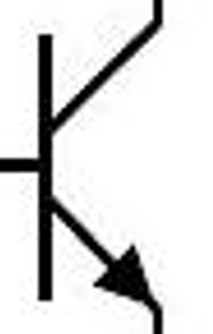
#> input picture image.png, 213 x 334 px
$ python cur_detect.py image.png
#> lines starting #> are read from the running program, lines starting #| are printed output that depends on the picture; after the words box and inside, x2 and y2 are one past the last pixel; in counts of white or black regions, pixels touching at a corner belong together
### bjt_detect.py
##########################################################
# 输入：图片路径
# 输出：字典，包含三个键值对
#       EC：发射极和集电极是垂直方向（Vertical）或水平方向（Horizontal）
#       Emitter：发射极的位置（Left/Right/Up/Down）
#       Collector：集电极的位置（Left/Right/Up/Down）
#       Base：基极的位置（Left/Right/Up/Down）
# 调用方法：python bjt_detect.py <image_path>
##########################################################
import queue

from PIL import Image, ImageDraw, ImageFont
import cv2
import numpy as np
import matplotlib.pyplot as plt
import sys

from EDAPublic.EDACV import CV_UP, CV_DOWN, CV_LEFT, CV_RIGHT
result = {'EC': None, 'Emitter': None, 'Collector': None, 'Base': None}
image_path = ''
binary_threshold = 175
def bfs_remove_zi(image):
    # 传入的是 image，其中，0表示前景，255表示背景，我们需要移除部分前景
    point_set = set()
    h, w = image.shape
    for i in range(h):
        for j in range(w):
            if image[i][j] == 0:
                point_set.add((i, j))
    # 随机选择一个点
    while len(point_set) > 0:
        start = point_set.pop()
        # 新建队列
        q = queue.Queue()
        q.put(start)
        record_to_edge = 0
        record_remove_point = set()
        record_remove_point.add(start)
        while not q.empty():
            cur = q.get()
            nex = [(cur[0] - 1, cur[1]), (cur[0] + 1, cur[1]), (cur[0], cur[1] - 1), (cur[0], cur[1] + 1)]
            for n in nex:
                if n in point_set:
                    q.put(n)
                    point_set.remove(n)
                    record_remove_point.add(n)
                elif n[0] < 0 or n[0] >= h or n[1] < 0 or n[1] >= w:
                    record_to_edge += 1
        if record_to_edge < 2:
            for p in record_remove_point:
                image[p[0]][p[1]] = 255
    return image


# 降维
# [4 lines left out: function convert_row, not called in this run]

def binarize_image(image_path, must_removezi=False):
    image = cv2.imread(image_path, cv2.IMREAD_GRAYSCALE) if isinstance(image_path, str) else cv2.cvtColor(image_path, cv2.COLOR_BGR2GRAY)
    _, binary_image = cv2.threshold(image, binary_threshold, 255, cv2.THRESH_BINARY)
    # cv2.imshow('binary_image_bjt_mos', binary_image)
    # 统计黑色占比，如果占比过小，就腐蚀
    if np.sum(binary_image == 0) / binary_image.size < 0.25 and not must_removezi:
        kernel = np.ones((5, 5), np.uint8)
        binary_image = cv2.erode(binary_image, kernel, iterations=1)
    # cv2.imshow('binary_image_bjt_mos', binary_image)
        binary_image = bfs_remove_zi(binary_image)
    # cv2.imshow('binary_image_bjt_mos', binary_image)
    # cv2.waitKey(0)
    return binary_image

# [165 lines left out: functions calculate_symmetry, calculate_centroid, calculate_column_ratios, calculate_row_ratios, plot_ratios, annotate_image and 1 more, not called in this run]

# [7 lines that do not run on import are left out]

### cur_detect.py
from PIL import Image, ImageDraw, ImageFont
import cv2
import numpy as np
import matplotlib.pyplot as plt
import sys
from EDAPublic.EDACV import CV_UP, CV_DOWN, CV_LEFT, CV_RIGHT
from bjt_detect import bfs_remove_zi

result = {'IO': None, 'In': None, 'Out': None}
image_path = ''
from bjt_detect import binarize_image
# 降维
# [4 lines left out: function convert_row, not called in this run]

# [5 lines of commented-out code are left out]

def calculate_symmetry(binary_image):
    h, w = binary_image.shape
    mid_w = w // 2
    mid_h = h // 2

    # 左右对称性
    left_half = binary_image[:, :mid_w]
    right_half = cv2.flip(binary_image[:, mid_w:], 1)
    if left_half.shape[1] != right_half.shape[1]:
        right_half = right_half[:, :left_half.shape[1]]

    lr_symmetry = np.sum(left_half == right_half) / left_half.size

    # 上下对称性
    top_half = binary_image[:mid_h, :]
    bottom_half = cv2.flip(binary_image[mid_h:, :], 0)
    if top_half.shape[0] != bottom_half.shape[0]:
        bottom_half = bottom_half[:top_half.shape[0], :]

    ud_symmetry = np.sum(top_half == bottom_half) / top_half.size

    return lr_symmetry, ud_symmetry

def calculate_centroid(binary_image):
    h, w = binary_image.shape
    # 黑色像素为1，白色像素为0
    black_pixels = 255 - binary_image
    M = cv2.moments(black_pixels, binaryImage=True)
    if M["m00"] != 0:
        cx = int(M["m10"] / M["m00"])
        cy = int(M["m01"] / M["m00"])
    else:
        cx, cy = w // 2, h // 2

    # 判断重心方向
    horizontal_bias = CV_LEFT if cx < w / 2 else CV_RIGHT
    vertical_bias = CV_UP if cy < h / 2 else CV_DOWN

    return horizontal_bias, vertical_bias

def calculate_column_ratios(binary_array):
    # 计算每列黑白像素的比例
    height, width = binary_array.shape
    black_ratios = np.sum(binary_array == 0, axis=0) / height
    white_ratios = np.sum(binary_array == 1, axis=0) / height
    return black_ratios, white_ratios

def calculate_row_ratios(binary_array):
    # 计算每行黑白像素的比例
    height, width = binary_array.shape
    black_ratios = np.sum(binary_array == 0, axis=1) / width
    white_ratios = np.sum(binary_array == 1, axis=1) / width
    return black_ratios, white_ratios

# [67 lines left out: functions plot_ratios, annotate_image, not called in this run]

def detect_cur(image_path):
    binary_image = binarize_image(image_path)
#> in binarize_image, image is the input picture: shape (334, 213); min 0, max 255, mean 221
#> in binarize_image, `_, binary_image = cv2.threshold(image, binary_threshold, 255, cv2.THRE..`:
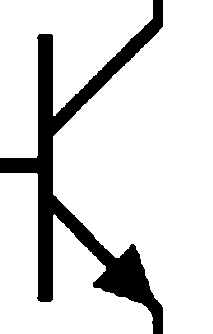
#> binary_image: shape (334, 213); 85.6% white; 1 black region, box (x1, y1, x2, y2) and area: (0, 0, 163, 334) 10252
#> in binarize_image, `binary_image = cv2.erode(binary_image, kernel, iterations=1)`:
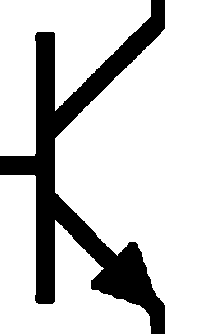
#> binary_image: shape (334, 213); 81.2% white; 1 black region, box (x1, y1, x2, y2) and area: (0, 0, 165, 334) 13396
    lr_symmetry, ud_symmetry = calculate_symmetry(binary_image)
#> in calculate_symmetry, `left_half = binary_image[:, :mid_w]`:
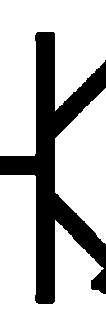
#> left_half: shape (334, 106); 74.9% white; 1 black region, box (x1, y1, x2, y2) and area: (0, 32, 106, 304) 8870
#> in calculate_symmetry, `right_half = cv2.flip(binary_image[:, mid_w:], 1)`:
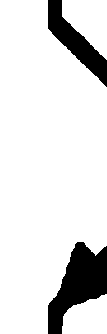
#> right_half: shape (334, 107); 87.3% white; 2 black regions, box (x1, y1, x2, y2) and area: (48, 242, 107, 334) 2809, (48, 0, 107, 87) 1717
#> in calculate_symmetry, `right_half = right_half[:, :left_half.shape[1]]`:
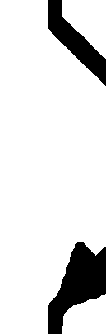
#> right_half: shape (334, 106); 87.4% white; 2 black regions, box (x1, y1, x2, y2) and area: (48, 242, 106, 334) 2761, (48, 0, 106, 86) 1690
#> in calculate_symmetry, `lr_symmetry = np.sum(left_half == right_half) / left_half.size`: lr_symmetry = 0.663
#> in calculate_symmetry, `top_half = binary_image[:mid_h, :]`:
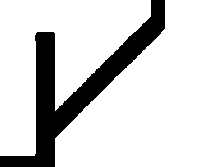
#> top_half: shape (167, 213); 83% white; 1 black region, box (x1, y1, x2, y2) and area: (0, 0, 165, 167) 6052
#> in calculate_symmetry, `bottom_half = cv2.flip(binary_image[mid_h:, :], 0)`:
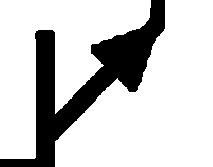
#> bottom_half: shape (167, 213); 79.4% white; 1 black region, box (x1, y1, x2, y2) and area: (0, 0, 165, 167) 7344
#> in calculate_symmetry, `ud_symmetry = np.sum(top_half == bottom_half) / top_half.size`: ud_symmetry = 0.95
#> lr_symmetry = 0.663; ud_symmetry = 0.95
    column_black_ratios, column_white_ratios = calculate_column_ratios(binary_image)
#> in calculate_column_ratios, `black_ratios = np.sum(binary_array == 0, axis=0) / height`: black_ratios = 213 values, max 0.814 at index 38, min 0 at index 165, mean 0.188
#> in calculate_column_ratios, `white_ratios = np.sum(binary_array == 1, axis=0) / height`: white_ratios = 213 values from 0 to 0
#> column_black_ratios has the same summary as black_ratios in calculate_column_ratios; column_white_ratios = 213 values from 0 to 0
    row_black_ratios, row_white_ratios = calculate_row_ratios(binary_image)
#> in calculate_row_ratios, `black_ratios = np.sum(binary_array == 0, axis=1) / width`: black_ratios = 334 values, max 0.38 at index 288, min 0.0657 at index 0, mean 0.188
#> in calculate_row_ratios, `white_ratios = np.sum(binary_array == 1, axis=1) / width`: white_ratios = 334 values from 0 to 0
#> row_black_ratios has the same summary as black_ratios in calculate_row_ratios; row_white_ratios = 334 values from 0 to 0

    horizontal_bias, vertical_bias = calculate_centroid(binary_image)
#> in calculate_centroid, `M = cv2.moments(black_pixels, binaryImage=True)`: M = moments, m00 13396, centre m10/m00, m01/m00 = (82.15, 177.3)
#> in calculate_centroid, `cx = int(M["m10"] / M["m00"])`: cx = 82
#> in calculate_centroid, `cy = int(M["m01"] / M["m00"])`: cy = 177
#> in calculate_centroid, `horizontal_bias = CV_LEFT if cx < w / 2 else CV_RIGHT`: horizontal_bias = 'left'
#> in calculate_centroid, `vertical_bias = CV_UP if cy < h / 2 else CV_DOWN`: vertical_bias = 'down'
#> horizontal_bias = 'left'; vertical_bias = 'down'
    # print(f"Centroid is biased to the {horizontal_bias} and {vertical_bias}.")

    # 比较对称性
    if lr_symmetry > ud_symmetry:
        # print("IO vertical")
        result['IO'] = 'Vertical'
        if horizontal_bias == CV_UP:
            result['Out'] = CV_UP
            result['In'] = CV_DOWN
        else:
            result['Out'] = CV_DOWN
            result['In'] = CV_UP
    else:
        # print("IO horizontal")
        result['IO'] = 'Horizontal'
        if vertical_bias == CV_LEFT:
            result['Out'] = CV_LEFT
            result['In'] = CV_RIGHT
        else:
            result['Out'] = CV_RIGHT
            result['In'] = CV_LEFT

    # [4 lines of commented-out code are left out]

    return result

if __name__ == "__main__":
    try:
        image_path = sys.argv[1]
    except IndexError:
        print("Usage: python bjt_detect.py <image_path>")
        sys.exit(1)
    detect_cur(image_path)
